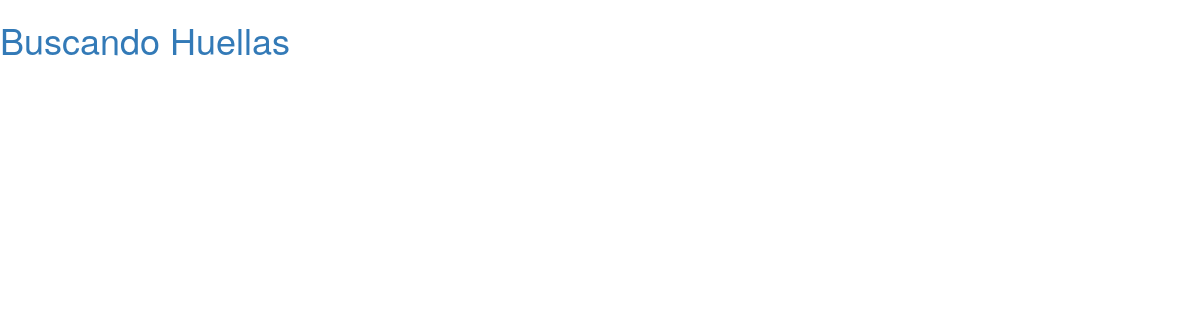
Before: / with the older database file.
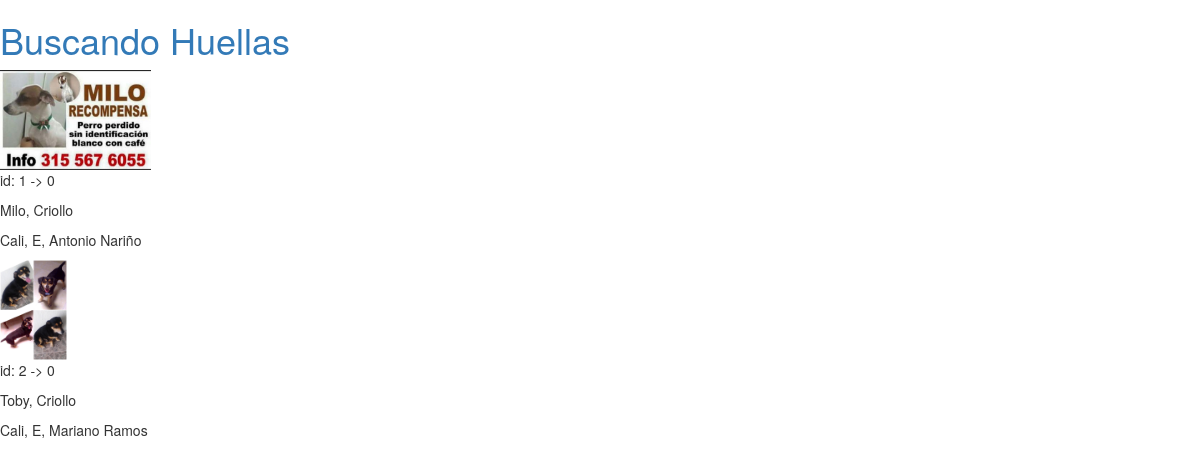
After: the same page with the newer database file.
### pets/models.py (models this page shows)
class ReportImage(models.Model):
    report_id = models.ForeignKey(Report)
    image = models.ImageField()

class Report(models.Model):
    name = models.CharField(max_length=32);
    animal = models.CharField(max_length=32);
    breed = models.CharField(max_length=32);
    color = models.CharField(max_length=128);
    city = models.CharField(max_length=32);
    ZONE_CHOICES = (
        ('None','Sin zona'),
        ('N', 'Norte'),
        ('S', 'Sur'),
        ('C', 'Centro'),
        ('E','Este/Oriente'),
        ('O','Oeste/Occidente'),
                    )
    zone = models.CharField(max_length=32, choices=ZONE_CHOICES);
    n_hood = models.CharField(max_length=32);
    comment = models.TextField();
    TYPE_CHOICES = (
        ('0', 'Perdido'),
        ('1', 'Encontrado'),
        ('2','Visto'),
                    )
    type = models.CharField(max_length=16, choices=TYPE_CHOICES)
    email = models.EmailField(default="");
    phone = models.CharField(max_length=32,default="");

### pets/views.py (the view)
# urls.py: url(r'^$', views.post_list),
def post_list(request):
    reports = Report.objects.all()
    images = ReportImage.objects.all()
    return render(request, 'pets/post_list.html', {'reports': reports, 'images': images})

### pets/templates/pets/post_list.html (shortened to what this page needs)
<html>
<head>
<link rel="stylesheet" href="//maxcdn.bootstrapcdn.com/bootstrap/3.2.0/css/bootstrap.min.css">
<link rel="stylesheet" href="//maxcdn.bootstrapcdn.com/bootstrap/3.2.0/css/bootstrap-theme.min.css">
</head>
<body>
<div>
<h1>
<a href = "/" > Buscando Huellas </a>
</h1>
</div >
{% for post in reports %}
<div >
{% for i in images %}
{% if i.report_id.id == post.id %}
<img src='{{ MEDIA_URL }}{{ i.image }}' height="100px"/>
{% endif %}
{% endfor %}
<p > id: {{ post.id }} -> {{ post.type }} </p >
<p > {{ post.name }}, {{ post.breed}} </p >
<p >{{ post.city }}, {{ post.zone}}, {{ post.n_hood }} </p >
</div>
{% endfor %}
</body>
<html>

Changed rows visible on the page:
added Report: id "1", type "0", name "Milo", breed "Criollo", city "Cali", zone "E", n_hood "Antonio Nariño"
added ReportImage: image (picture), shown under "1"
added Report: id "2", type "0", name "Toby", breed "Criollo", city "Cali", zone "E", n_hood "Mariano Ramos"
added ReportImage: image (picture), shown under "2"
